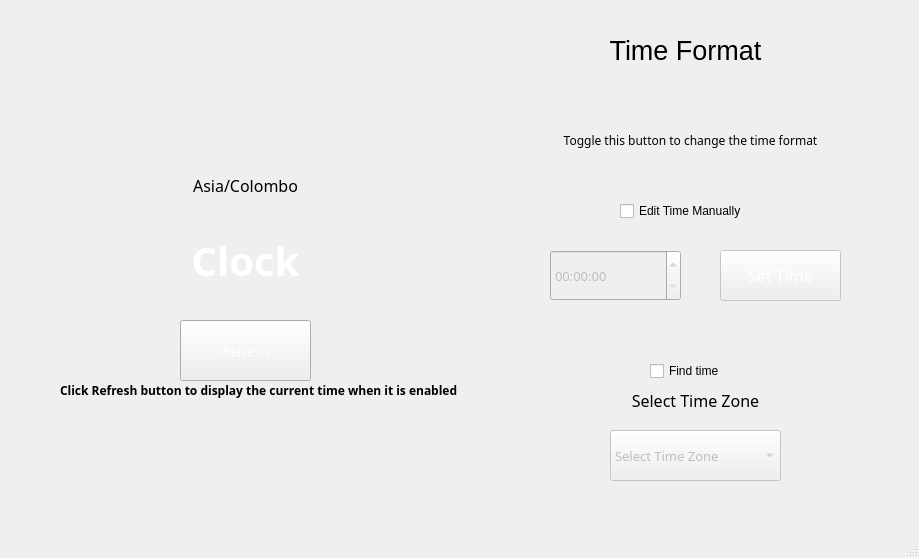
<?xml version="1.0" encoding="UTF-8"?>
<ui version="4.0">
 <class>MainWindow</class>
 <widget class="QMainWindow" name="MainWindow">
  <property name="enabled">
   <bool>true</bool>
  </property>
  <property name="geometry">
   <rect>
    <x>0</x>
    <y>0</y>
    <width>919</width>
    <height>558</height>
   </rect>
  </property>
  <property name="windowTitle">
   <string>MainWindow</string>
  </property>
  <property name="styleSheet">
   <string notr="true">background-image:url(:images/back.jpg);</string>
  </property>
  <widget class="QWidget" name="centralwidget">
   <widget class="QLabel" name="Clock">
    <property name="enabled">
     <bool>true</bool>
    </property>
    <property name="geometry">
     <rect>
      <x>90</x>
      <y>210</y>
      <width>311</width>
      <height>101</height>
     </rect>
    </property>
    <property name="font">
     <font>
      <family>Yu Gothic UI Semibold</family>
      <pointsize>30</pointsize>
      <weight>75</weight>
      <bold>true</bold>
     </font>
    </property>
    <property name="styleSheet">
     <string notr="true">border-image:url(:images/border.jfif);
color: rgb(255, 255, 255);</string>
    </property>
    <property name="text">
     <string>Clock</string>
    </property>
    <property name="alignment">
     <set>Qt::AlignCenter</set>
    </property>
   </widget>
   <widget class="QPushButton" name="button_24">
    <property name="enabled">
     <bool>true</bool>
    </property>
    <property name="geometry">
     <rect>
      <x>640</x>
      <y>70</y>
      <width>100</width>
      <height>61</height>
     </rect>
    </property>
    <property name="font">
     <font>
      <family>Yu Gothic UI Semibold</family>
      <pointsize>12</pointsize>
     </font>
    </property>
    <property name="styleSheet">
     <string notr="true">border:none;</string>
    </property>
    <property name="text">
     <string/>
    </property>
    <property name="checkable">
     <bool>true</bool>
    </property>
    <property name="checked">
     <bool>false</bool>
    </property>
   </widget>
   <widget class="QLabel" name="TimeFormat">
    <property name="geometry">
     <rect>
      <x>580</x>
      <y>30</y>
      <width>211</width>
      <height>41</height>
     </rect>
    </property>
    <property name="font">
     <font>
      <family>MS Sans Serif</family>
      <pointsize>20</pointsize>
     </font>
    </property>
    <property name="styleSheet">
     <string notr="true">backgound-image:none;</string>
    </property>
    <property name="text">
     <string>Time Format</string>
    </property>
    <property name="alignment">
     <set>Qt::AlignCenter</set>
    </property>
   </widget>
   <widget class="QPushButton" name="setTime">
    <property name="enabled">
     <bool>false</bool>
    </property>
    <property name="geometry">
     <rect>
      <x>720</x>
      <y>250</y>
      <width>121</width>
      <height>51</height>
     </rect>
    </property>
    <property name="font">
     <font>
      <family>Yu Gothic UI Semibold</family>
      <pointsize>12</pointsize>
     </font>
    </property>
    <property name="styleSheet">
     <string notr="true">border-image:url(:images/button.png);
color: rgb(255, 255, 255);</string>
    </property>
    <property name="text">
     <string>Set Time</string>
    </property>
    <property name="checkable">
     <bool>true</bool>
    </property>
    <property name="checked">
     <bool>false</bool>
    </property>
   </widget>
   <widget class="QComboBox" name="timeZoneComboBox">
    <property name="enabled">
     <bool>false</bool>
    </property>
    <property name="geometry">
     <rect>
      <x>610</x>
      <y>430</y>
      <width>171</width>
      <height>51</height>
     </rect>
    </property>
    <property name="font">
     <font>
      <family>Yu Gothic UI Semibold</family>
      <pointsize>10</pointsize>
     </font>
    </property>
    <property name="styleSheet">
     <string notr="true"/>
    </property>
    <property name="currentText">
     <string>Select Time Zone</string>
    </property>
    <property name="placeholderText">
     <string notr="true" comment="Select Time Zone" extracomment="Select Time Zone"/>
    </property>
    <item>
     <property name="text">
      <string>Select Time Zone</string>
     </property>
    </item>
   </widget>
   <widget class="QLabel" name="label">
    <property name="geometry">
     <rect>
      <x>600</x>
      <y>380</y>
      <width>191</width>
      <height>41</height>
     </rect>
    </property>
    <property name="font">
     <font>
      <family>Yu Gothic UI Semibold</family>
      <pointsize>12</pointsize>
     </font>
    </property>
    <property name="text">
     <string>Select Time Zone</string>
    </property>
    <property name="alignment">
     <set>Qt::AlignCenter</set>
    </property>
   </widget>
   <widget class="QCheckBox" name="checkBox">
    <property name="geometry">
     <rect>
      <x>620</x>
      <y>200</y>
      <width>141</width>
      <height>22</height>
     </rect>
    </property>
    <property name="text">
     <string>Edit Time Manually</string>
    </property>
   </widget>
   <widget class="QTimeEdit" name="timeEdit">
    <property name="enabled">
     <bool>false</bool>
    </property>
    <property name="geometry">
     <rect>
      <x>550</x>
      <y>250</y>
      <width>131</width>
      <height>51</height>
     </rect>
    </property>
    <property name="font">
     <font>
      <family>Yu Gothic UI Semibold</family>
      <pointsize>10</pointsize>
     </font>
    </property>
   </widget>
   <widget class="QLabel" name="label_2">
    <property name="geometry">
     <rect>
      <x>550</x>
      <y>130</y>
      <width>281</width>
      <height>20</height>
     </rect>
    </property>
    <property name="font">
     <font>
      <family>Yu Gothic UI Semibold</family>
     </font>
    </property>
    <property name="text">
     <string>Toggle this button to change the time format</string>
    </property>
    <property name="alignment">
     <set>Qt::AlignCenter</set>
    </property>
   </widget>
   <widget class="QLabel" name="timeZone">
    <property name="geometry">
     <rect>
      <x>90</x>
      <y>160</y>
      <width>311</width>
      <height>51</height>
     </rect>
    </property>
    <property name="font">
     <font>
      <family>Yu Gothic UI Semibold</family>
      <pointsize>12</pointsize>
     </font>
    </property>
    <property name="text">
     <string>Asia/Colombo</string>
    </property>
    <property name="alignment">
     <set>Qt::AlignCenter</set>
    </property>
   </widget>
   <widget class="QPushButton" name="refresh">
    <property name="geometry">
     <rect>
      <x>180</x>
      <y>320</y>
      <width>131</width>
      <height>61</height>
     </rect>
    </property>
    <property name="font">
     <font>
      <family>Yu Gothic UI Semibold</family>
      <pointsize>10</pointsize>
     </font>
    </property>
    <property name="styleSheet">
     <string notr="true">color: rgb(255, 255, 255);
border-image:url(:images/button.png);</string>
    </property>
    <property name="text">
     <string>Refresh</string>
    </property>
   </widget>
   <widget class="QCheckBox" name="checkBox_2">
    <property name="geometry">
     <rect>
      <x>650</x>
      <y>360</y>
      <width>91</width>
      <height>22</height>
     </rect>
    </property>
    <property name="text">
     <string>Find time </string>
    </property>
   </widget>
   <widget class="QLabel" name="label_3">
    <property name="geometry">
     <rect>
      <x>60</x>
      <y>380</y>
      <width>411</width>
      <height>21</height>
     </rect>
    </property>
    <property name="font">
     <font>
      <family>Yu Gothic UI Semibold</family>
      <weight>75</weight>
      <bold>true</bold>
     </font>
    </property>
    <property name="text">
     <string>Click Refresh button to display the current time when it is enabled</string>
    </property>
   </widget>
  </widget>
  <widget class="QMenuBar" name="menubar">
   <property name="geometry">
    <rect>
     <x>0</x>
     <y>0</y>
     <width>919</width>
     <height>25</height>
    </rect>
   </property>
  </widget>
  <widget class="QStatusBar" name="statusbar"/>
 </widget>
 <resources/>
 <connections/>
</ui>
